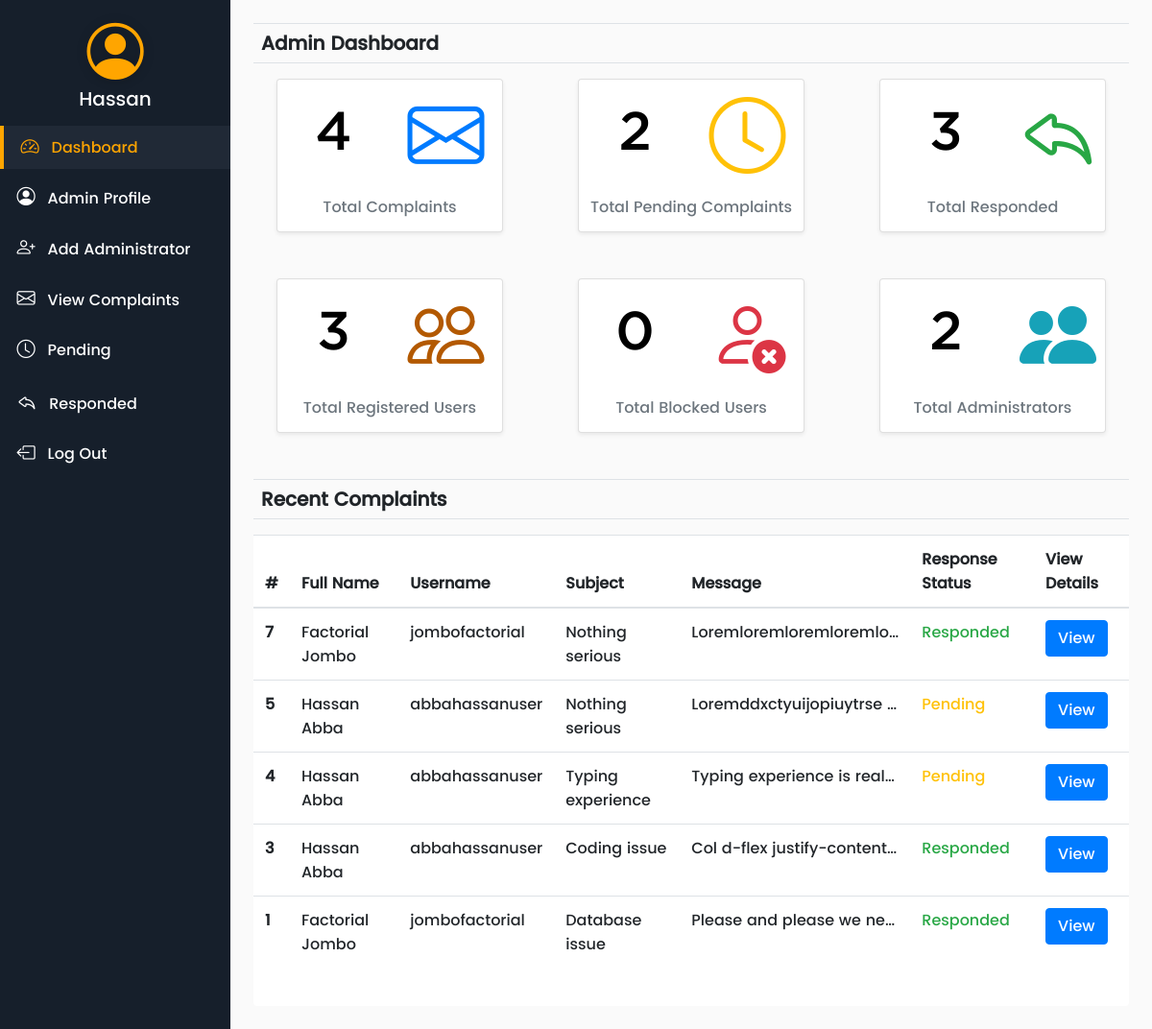
Page /admin/admin_dashboard.php (signed in) on the committed database.
### tables this page shows
CREATE TABLE `complaints` (
  `complaint_id` int(11) NOT NULL,
  `sender_id` int(11) NOT NULL,
  `sender_firstname` varchar(255) NOT NULL,
  `sender_lastname` varchar(255) NOT NULL,
  `sender_email` varchar(255) NOT NULL,
  `sender_username` varchar(255) NOT NULL,
  `complaint_type` varchar(255) NOT NULL,
  `complaint_subject` varchar(255) NOT NULL,
  `complaint_message` varchar(255) NOT NULL,
  `date_sent` timestamp NOT NULL DEFAULT CURRENT_TIMESTAMP,
  `admin_response` varchar(255) NOT NULL,
  `response_date` timestamp NULL DEFAULT '0000-00-00 00:00:00' ON UPDATE CURRENT_TIMESTAMP,
  `responded` int(11) NOT NULL
);

### admin/admin_dashboard.php (the view, shortened to what this page needs)
<?php
  include '../conns/css-links.php';
  include '../database/db_conn.php';
?>
<!DOCTYPE html>
<html lang="en">
<head>
    <link rel="stylesheet" type="text/css" href="main_styles.css">
</head>
<body>
 <?php include 'side_nav.php'; ?>
  <div class="main-content">
  <?php
   $sql_complaints = 'SELECT * FROM complaints ORDER BY complaint_id DESC  LIMIT 4';
      $complaint_results = mysqli_query($db_conn, $sql_complaints);
   ?>
    <h5 class="mb-1 p-2 border border-left-0 border-right-0 font-weight-bold">Admin Dashboard</h5>
    <div class="row d-flex flex-row justify-content-around mt-3 mb-5">
      <div class="col-3 ">
        <a href="all_complaints.php" class="card-options">
        <div class="shadow-sm card wow fadeInDown row bg-white d-flex flex-row option justify-content-center">
          <div class="col py-4 text-black text-center">
            <h1 class="font-gotham">
              <?php
                if ($total_complaint = mysqli_num_rows($complaint_results)) {
                  echo $total_complaint;
                }else{echo "0";}
               ?>
            </h1>
          </div>
          <div class="col d-flex justify-content-center align-items-center">
            <h1 class=""><i class="bi bi-envelope complaints text-center text-primary"></i></h1>
          </div>
          <h6 class="text-muted text-center pb-2">Total Complaints</h6>
        </div>
        </a>
      </div>
      <div class="col-3 ">
        <a href="all_pending.php" class="card-options">
        <div class="shadow-sm card wow fadeInDown row bg-white d-flex flex-row option justify-content-center" data-wow-delay="0.2s">
          <div class="col py-4 text-black text-center">
            <h1 class="font-gotham">
              <?php
                $pending_query="SELECT * FROM complaints WHERE responded='0' ";
                $pending_results=mysqli_query($db_conn, $pending_query);
                if ($total_pending = mysqli_num_rows($pending_results)) {
                  echo $total_pending;
                }else{echo "0";}
               ?>
            </h1>
          </div>
          <div class="col d-flex justify-content-center align-items-center">
            <h1 class=""><i class="bi bi-clock pending text-warning text-center brand-color"></i></h1>
          </div>
          <h6 class="text-muted text-center pb-2">Total Pending Complaints</h6>
        </div>
        </a>
      </div>
      <div class="col-3 ">
        <a href="all_responded.php" class="card-options">
        <div class="shadow-sm card wow fadeInDown row bg-white d-flex flex-row option justify-content-center" data-wow-delay="0.4s">
          <div class="col-7 py-4 text-black text-center">
            <h1 class="font-gotham">
              <?php
                $responded_query="SELECT * FROM complaints WHERE responded='1' ";
                $responded_results=mysqli_query($db_conn, $responded_query);
                if ($total_responded = mysqli_num_rows($responded_results)) {
                  echo $total_responded;
                }else{echo "0";}
               ?>
            </h1>
          </div>
          <div class="col-5 d-flex justify-content-center align-items-center">
            <h1 class=""><i class="bi bi-reply responded text-success text-center brand-color"></i></h1>
          </div>
          <h6 class="text-muted text-center pb-2">Total Responded</h6>
        </div>
        </a>
      </div>
    </div>
    <div class="row d-flex flex-row justify-content-around my-4">
      <div class="col-3 ">
        <a href="all_users.php" class="card-options">
        <div class="shadow-sm card wow fadeInDown row bg-white d-flex flex-row option justify-content-center" data-wow-delay="0.6s">
          <div class="col py-4 text-black text-center">
            <h1 class="font-gotham">
              <?php
                $user_sql = " SELECT count(id) AS total_users FROM users";
                $users_results = mysqli_query($db_conn, $user_sql);
                $users_values= mysqli_fetch_assoc($users_results);
                $num_users_rows = $users_values['total_users'];
                echo $num_users_rows;
               ?>
            </h1>
          </div>
          <div class="col d-flex justify-content-center align-items-center">
            <h1 class=""><i class="bi bi-people total-users text-brown text-center brand-color"></i></h1>
          </div>
          <h6 class="text-muted text-center pb-2">Total Registered Users</h6>
        </div>
        </a>
      </div>
      <div class="col-3 ">
        <a href="blocked_users.php" class="card-options">
        <div class="shadow-sm card wow fadeInDown row bg-white d-flex flex-row option justify-content-center" data-wow-delay="0.8s">
          <div class="col py-4 text-black text-center">
            <h1 class="font-gotham">
              <?php
                $blocked_sql = " SELECT count(id) AS total_blocked FROM users WHERE blocked='1' ";
                $blocked_results = mysqli_query($db_conn, $blocked_sql);
                $blocked_values= mysqli_fetch_assoc($blocked_results);
                $num_blocked_rows = $blocked_values['total_blocked'];
                echo $num_blocked_rows;
               ?>
            </h1>
          </div>
          <div class="col d-flex justify-content-center align-items-center">
            <h1 class=""><i class="bi bi-person-x total-blocked text-danger text-center brand-color"></i></h1>
          </div>
          <h6 class="text-muted text-center pb-2">Total Blocked Users</h6>
        </div>
        </a>
      </div>
      <div class="col-3 ">
        <a href="all_admins.php" class="card-options">
        <div class="shadow-sm card wow fadeInDown row bg-white d-flex flex-row option justify-content-center" data-wow-delay="1s">
          <div class="col-7 py-4 text-black text-center">
            <h1 class="font-gotham">
              <?php
                $admin_query="SELECT * FROM admin ";
                $admin_results=mysqli_query($db_conn, $admin_query);
                if ($total_admin = mysqli_num_rows($admin_results)) {
                  echo $total_admin;
                }else{echo "0";}
               ?>
            </h1>
          </div>
          <div class="col-5 d-flex justify-content-center align-items-center">
            <h1 class=""><i class="bi bi-people-fill total-admin text-info text-center brand-color"></i></h1>
          </div>
          <h6 class="text-muted text-center pb-2">Total Administrators</h6>
        </div>
        </a>
      </div>
    </div>
    <h5 class="mt-5 mb-3 p-2 border border-left-0 border-right-0 font-weight-bold">Recent Complaints</h5>
    <?php
      $sql_complaints = "SELECT * FROM complaints ORDER BY complaint_id DESC  LIMIT 5 ";
      $complaint_results = mysqli_query($db_conn, $sql_complaints);
    ?>
    <?php if ($total_complaints = mysqli_num_rows($complaint_results)): ?>
    <div class="bg-white rounded pb-4">
      <table class="table table-hover wow fadeInRight">
        <thead>
          <tr>
            <th scope="col">#</th>
            <th scope="col">Full Name</th>
            <th scope="col">Username</th>
            <th scope="col">Subject</th>
            <th scope="col">Message</th>
            <th scope="col">Response Status</th>
            <th scope="col">View Details</th>
          </tr>
        </thead>
        <tbody>
        <?php foreach ($complaint_results as $complaint ): ?>
          <tr>
            <th scope="row"><?php echo $complaint['complaint_id']; ?></th>
            <td style="text-transform: capitalize;"><?php echo $complaint['sender_firstname'] .' '. $complaint['sender_lastname'] ; ?></td>
            <td><?php echo $complaint['sender_username']; ?></td>
            <td class="subject"><?php echo $complaint['complaint_subject']; ?></td>
            <td class="message" style=" "><?php echo $complaint['complaint_message']; ?></td>
            <td>
              <?php if($complaint['responded'] == 0){echo '<span class="text-warning ">Pending</span>'; }else{ echo '<span class="text-success">Responded</span>'; } ?>
            </td>
            <td>
              <a href="view_complaint.php?complaint_id=<?php echo $complaint['complaint_id']; ?>" class="btn btn-primary">View</a>
            </td>
          </tr>
        <?php endforeach ?>
        </tbody>
      </table>
    </div>
  <?php else: ?>
      <h5 class="text-center">There are no Complaint records</h5>
    <?php endif ?>
  </div>
</body>
</html>

### conns/css-links.php
<link rel="stylesheet" href="conns/fontawesome_free/css/all.css">
<link rel="stylesheet" href="conns/bootstrap-icons/bootstrap-icons.css">
<link rel="stylesheet" href="conns/bootstrap_conn/css/bootstrap.css">
<link rel="stylesheet" href="conns/bootstrap_conn/animate.css">
<link rel="stylesheet" href="conns/bootstrap_conn/docs.min.css">

### admin/side_nav.php (shortened to what this page needs)
<?php
  include '../conns/css-links.php';
  include '../database/db_conn.php';
  if (!isset($_SESSION['admin_id'])) {
    header('Location: login.php');
  }else{
  	$admin_id = $_SESSION['admin_id'];
  	$get_admin = mysqli_query($db_conn, " SELECT * FROM admin WHERE admin_id = '$admin_id' ");
  	$d_admin = mysqli_fetch_assoc($get_admin);
  	$firstname = $d_admin['admin_firstname'];
?>
<!DOCTYPE html>
<html lang="en">
<head>
	<link rel="stylesheet" type="text/css" href="">
</head>
<body>
		<nav class="side-nav">
			<div class="profile">
				<h1 class="text-center mx-auto mb-0 hshadow-sm bi bi-person-circle"><?php   ?></h1>
				<h5 class=" text-center pt-2 full-name"><?php echo $firstname; ?></h5>
			</div>
			<a href="admin_dashboard.php" class="option-links <?php echo(basename($_SERVER['PHP_SELF'])=="admin_dashboard.php")?"link-active":""      ?>" id="defaultopen"><i class="bi bi-speedometer2"></i><span>Dashboard</span></a>
			<a href="admin_profile.php" class="<?php echo(basename($_SERVER['PHP_SELF'])=="admin_profile.php")?"link-active":""  ?>" ><i class="bi bi-person-circle"></i><span>Admin Profile</span></a>
			<a href="admin_signup.php" class="<?php echo(basename($_SERVER['PHP_SELF'])=="admin_signup.php")?"link-active":""  ?>"><i class="bi bi-person-plus"></i><span>Add Administrator</span></a>
			<a href="all_complaints.php" class="<?php echo(basename($_SERVER['PHP_SELF'])=="all_complaints.php")?"link-active":""  ?>"><i class="bi bi-envelope"></i><span>View Complaints</span></a>
			<a href="all_pending.php" class="<?php echo(basename($_SERVER['PHP_SELF'])=="all_pending.php")?"link-active":""  ?>"><i class="bi bi-clock"></i><span>Pending</span></a>
			<a href="all_responded.php" class="<?php echo(basename($_SERVER['PHP_SELF'])=="all_responded.php")?"link-active":""  ?>"><i class="bi bi-reply"></i><span>Responded</span></a>
			<a href="logout.php" name="sign"><i class="bi bi-box-arrow-left "></i><span>Log Out</span></a>
		</nav>
<?php
}
?>
</body>
</html>

### admin/admin_dashboard.php (style rules this page uses)
.font-gotham { font-family: thefont-g; }
* { box-sizing: border-box; font-size: ; font-family: thefont; }
.fadeInRight, .fadeInLeft, .fadeInDown { animation-duration: ; }
i.bi.complaints,.bi.pending,.bi.total-users,.bi.total-blocked,.bi.total-admin { font-size: 5rem; }
i.bi.responded { font-size: 5.3rem; }
.col-3 a.card-options { text-decoration: none; }
.option div h1,h6 { font-size: 3.5rem; }
.text-black { color: black; }
.text-brown { color: #b35900; }
td.message { max-width: 15rem; text-overflow: ellipsis; white-space: nowrap; overflow: hidden; }
td.message::first-letter,.subject::first-letter { text-transform: capitalize; }

### admin/side_nav.php (style rules this page uses)
body { margin: 0; padding: 0; background-color: rgba(0,0,0, 0.02); }
.side-nav { width: 20%; position: fixed; height: 100%; overflow: auto; background-color: #161f2b; opacity: ; }
.side-nav a { color: #fff; display: block; border: 0; margin: 0; text-decoration: none; font-family: verdana; padding: 0.5rem 1.1rem; margin: 0.5rem 0; }
.side-nav a i { padding-right: 0.8rem; }
.main-content { margin-left: 20%; padding: 2%; }
.profile { display: flex; flex-direction: column; margin-top: 10%; }
.profile h1 { font-size: 3.7rem; color: orange; text-shadow: 0px 1px 12px rgba(0,0,0, 0.2); }
.profile h5 { text-transform: capitalize; color: white; }
a.link-active { border-left: 4px solid orange; background-color: #202936; color: orange; }
.bi { font-size: 1.2rem; }
.bi-person, .bi-reply { font-size: 1.3rem; }

### rows in the picture
complaints: complaint_id "7", sender_firstname "Factorial", sender_lastname "Jombo", sender_username "jombofactorial", complaint_subject "nothing serious", complaint_message "loremloremloremloremlo…", responded "Responded"
complaints: complaint_id "5", sender_firstname "Hassan", sender_lastname "Abba", sender_username "abbahassanuser", complaint_subject "nothing serious", complaint_message "loremddxctyuijopiuytrse…", responded "Pending"
complaints: complaint_id "4", sender_firstname "Hassan", sender_lastname "Abba", sender_username "abbahassanuser", complaint_subject "typing experience", complaint_message "typing experience is real…", responded "Pending"
complaints: complaint_id "3", sender_firstname "Hassan", sender_lastname "Abba", sender_username "abbahassanuser", complaint_subject "coding issue", complaint_message "col d-flex justify-content…", responded "Responded"
complaints: complaint_id "1", sender_firstname "Factorial", sender_lastname "Jombo", sender_username "jombofactorial", complaint_subject "database issue", complaint_message "please and please we ne…", responded "Responded"

### other values in the picture
$firstname "Hassan"
$total_complaint "4"
$total_pending "2"
$total_responded "3"
$num_users_rows "3"
$num_blocked_rows "0"
$total_admin "2"
